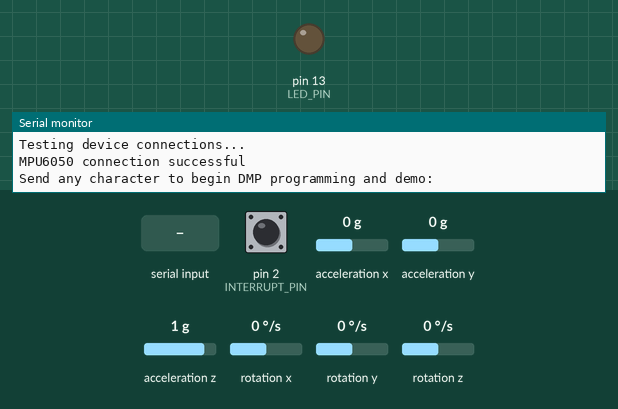
This sketch was run on a simulated Arduino Leonardo, built with avr-gcc and run on an emulated ATmega32U4. Parts: output pins drawn as LEDs (lit = HIGH), the last lines printed to the serial monitor. Dashed ring = blinking. The inputs (shaded band) are chosen by the test bench; at power-on: acceleration x 0 g, acceleration y 0 g, acceleration z 1 g, rotation z 0 °/s, pin 2 (INTERRUPT_PIN) LOW, rotation x 0 °/s, rotation y 0 °/s. The sensor or clock chip raises its interrupt line as the real part does.

Above: at 0.8 s.
0.9 s: "1\n" received over Serial
At 2.17 s:
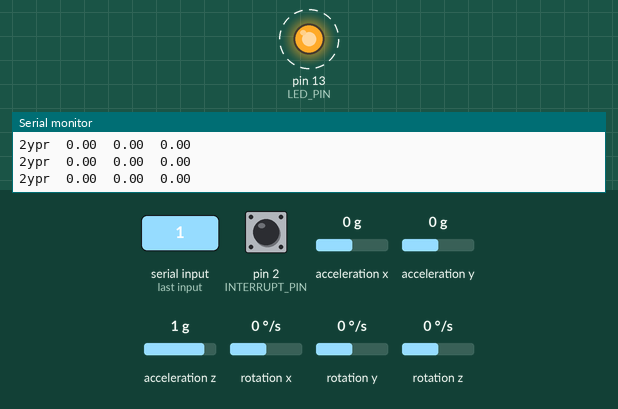
3.9 s: acceleration x set to -1.4 g
6.9 s: acceleration y set to -1.4 g
9.9 s: acceleration z set to -1.4 g
12.9 s: rotation z set to -100 °/s
Timing chart, 0 to 16.9 s (numbered marks = the images above; inputs shaded):
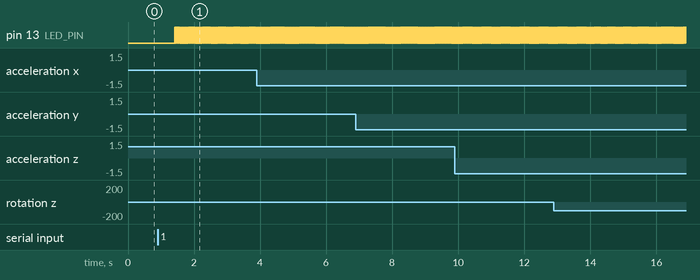

Measured:
- after the input at 0.9 s, pin 13 (LED_PIN): alternates HIGH for 0.01 s and LOW for 0.01 s, starting after 0.52 s

The sketch:

rawmpudmp.ino
```cpp
// I2C device class (I2Cdev) demonstration Arduino sketch for MPU6050 class using DMP (MotionApps v2.0)
// 6/21/2012 by Jeff Rowberg <jeff@rowberg.net>
// Updates should (hopefully) always be available at https://github.com/jrowberg/i2cdevlib
//
// Changelog:
//      2013-05-08 - added seamless Fastwire support
//                 - added note about gyro calibration
//      2012-06-21 - added note about Arduino 1.0.1 + Leonardo compatibility error
//      2012-06-20 - improved FIFO overflow handling and simplified read process
//      2012-06-19 - completely rearranged DMP initialization code and simplification
//      2012-06-13 - pull gyro and accel data from FIFO packet instead of reading directly
//      2012-06-09 - fix broken FIFO read sequence and change interrupt detection to RISING
//      2012-06-05 - add gravity-compensated initial reference frame acceleration output
//                 - add 3D math helper file to DMP6 example sketch
//                 - add Euler output and Yaw/Pitch/Roll output formats
//      2012-06-04 - remove accel offset clearing for better results (thanks Sungon Lee)
//      2012-06-01 - fixed gyro sensitivity to be 2000 deg/sec instead of 250
//      2012-05-30 - basic DMP initialization working

/* ============================================
I2Cdev device library code is placed under the MIT license
Copyright (c) 2012 Jeff Rowberg

Permission is hereby granted, free of charge, to any person obtaining a copy
of this software and associated documentation files (the "Software"), to deal
in the Software without restriction, including without limitation the rights
to use, copy, modify, merge, publish, distribute, sublicense, and/or sell
copies of the Software, and to permit persons to whom the Software is
furnished to do so, subject to the following conditions:

The above copyright notice and this permission notice shall be included in
all copies or substantial portions of the Software.

THE SOFTWARE IS PROVIDED "AS IS", WITHOUT WARRANTY OF ANY KIND, EXPRESS OR
IMPLIED, INCLUDING BUT NOT LIMITED TO THE WARRANTIES OF MERCHANTABILITY,
FITNESS FOR A PARTICULAR PURPOSE AND NONINFRINGEMENT. IN NO EVENT SHALL THE
AUTHORS OR COPYRIGHT HOLDERS BE LIABLE FOR ANY CLAIM, DAMAGES OR OTHER
LIABILITY, WHETHER IN AN ACTION OF CONTRACT, TORT OR OTHERWISE, ARISING FROM,
OUT OF OR IN CONNECTION WITH THE SOFTWARE OR THE USE OR OTHER DEALINGS IN
THE SOFTWARE.
===============================================
*/

// I2Cdev and MPU6050 must be installed as libraries, or else the .cpp/.h files
// for both classes must be in the include path of your project
#include "I2Cdev.h"

#include "MPU6050_6Axis_MotionApps20.h"
//#include "MPU6050.h" // not necessary if using MotionApps include file

// Arduino Wire library is required if I2Cdev I2CDEV_ARDUINO_WIRE implementation
// is used in I2Cdev.h
#if I2CDEV_IMPLEMENTATION == I2CDEV_ARDUINO_WIRE
    #include "Wire.h"
#endif

// class default I2C address is 0x68
// specific I2C addresses may be passed as a parameter here
// AD0 low = 0x68 (default for SparkFun breakout and InvenSense evaluation board)
// AD0 high = 0x69
MPU6050 mpu;
//MPU6050 mpu(0x69); // <-- use for AD0 high

/* =========================================================================
   NOTE: In addition to connection 3.3v, GND, SDA, and SCL, this sketch
   depends on the MPU-6050's INT pin being connected to the Arduino's
   external interrupt #0 pin. On the Arduino Uno and Mega 2560, this is
   digital I/O pin 2.
 * ========================================================================= */

/* =========================================================================
   NOTE: Arduino v1.0.1 with the Leonardo board generates a compile error
   when using Serial.write(buf, len). The Teapot output uses this method.
   The solution requires a modification to the Arduino USBAPI.h file, which
   is fortunately simple, but annoying. This will be fixed in the next IDE
   release. For more info, see these links:

   http://arduino.cc/forum/index.php/topic,109987.0.html
   http://code.google.com/p/arduino/issues/detail?id=958
 * ========================================================================= */


// uncomment "OUTPUT_READABLE_QUATERNION" if you want to see the actual
// quaternion components in a [w, x, y, z] format (not best for parsing
// on a remote host such as Processing or something though)
//#define OUTPUT_READABLE_QUATERNION

// uncomment "OUTPUT_READABLE_EULER" if you want to see Euler angles
// (in degrees) calculated from the quaternions coming from the FIFO.
// Note that Euler angles suffer from gimbal lock (for more info, see
// http://en.wikipedia.org/wiki/Gimbal_lock)
//#define OUTPUT_READABLE_EULER

// uncomment "OUTPUT_READABLE_YAWPITCHROLL" if you want to see the yaw/
// pitch/roll angles (in degrees) calculated from the quaternions coming
// from the FIFO. Note this also requires gravity vector calculations.
// Also note that yaw/pitch/roll angles suffer from gimbal lock (for
// more info, see: http://en.wikipedia.org/wiki/Gimbal_lock)
#define OUTPUT_READABLE_YAWPITCHROLL

// uncomment "OUTPUT_READABLE_REALACCEL" if you want to see acceleration
// components with gravity removed. This acceleration reference frame is
// not compensated for orientation, so +X is always +X according to the
// sensor, just without the effects of gravity. If you want acceleration
// compensated for orientation, us OUTPUT_READABLE_WORLDACCEL instead.
//#define OUTPUT_READABLE_REALACCEL

// uncomment "OUTPUT_READABLE_WORLDACCEL" if you want to see acceleration
// components with gravity removed and adjusted for the world frame of
// reference (yaw is relative to initial orientation, since no magnetometer
// is present in this case). Could be quite handy in some cases.
//#define OUTPUT_READABLE_WORLDACCEL

// uncomment "OUTPUT_TEAPOT" if you want output that matches the
// format used for the InvenSense teapot demo
//#define OUTPUT_TEAPOT


#define INTERRUPT_PIN 2  // use pin 2 on Arduino Uno & most boards
#define LED_PIN 13 // (Arduino is 13, Teensy is 11, Teensy++ is 6)
bool blinkState = false;

// MPU control/status vars
bool dmpReady = false;  // set true if DMP init was successful
uint8_t mpuIntStatus;   // holds actual interrupt status byte from MPU
uint8_t devStatus;      // return status after each device operation (0 = success, !0 = error)
uint16_t packetSize;    // expected DMP packet size (default is 42 bytes)
uint16_t fifoCount;     // count of all bytes currently in FIFO
uint8_t fifoBuffer[64]; // FIFO storage buffer

// orientation/motion vars
Quaternion q;           // [w, x, y, z]         quaternion container
VectorInt16 aa;         // [x, y, z]            accel sensor measurements
VectorInt16 aaReal;     // [x, y, z]            gravity-free accel sensor measurements
VectorInt16 aaWorld;    // [x, y, z]            world-frame accel sensor measurements
VectorFloat gravity;    // [x, y, z]            gravity vector
float euler[3];         // [psi, theta, phi]    Euler angle container
float ypr[3];           // [yaw, pitch, roll]   yaw/pitch/roll container and gravity vector

// packet structure for InvenSense teapot demo
uint8_t teapotPacket[14] = { '$', 0x02, 0,0, 0,0, 0,0, 0,0, 0x00, 0x00, '\r', '\n' };


// ================================================================
// ===               INTERRUPT DETECTION ROUTINE                ===
// ================================================================

volatile bool mpuInterrupt = false;     // indicates whether MPU interrupt pin has gone high
void dmpDataReady() {
    mpuInterrupt = true;
}


// ================================================================
// ===                      INITIAL SETUP                       ===
// ================================================================

void setup() {
    // join I2C bus (I2Cdev library doesn't do this automatically)
    #if I2CDEV_IMPLEMENTATION == I2CDEV_ARDUINO_WIRE
        Wire.begin();
        Wire.setClock(400000); // 400kHz I2C clock. Comment this line if having compilation difficulties
    #elif I2CDEV_IMPLEMENTATION == I2CDEV_BUILTIN_FASTWIRE
        Fastwire::setup(400, true);
    #endif

    // initialize serial communication
    // (115200 chosen because it is required for Teapot Demo output, but it's
    // really up to you depending on your project)
    Serial.begin(115200);
    while (!Serial); // wait for Leonardo enumeration, others continue immediately

    // NOTE: 8MHz or slower host processors, like the Teensy @ 3.3v or Ardunio
    // Pro Mini running at 3.3v, cannot handle this baud rate reliably due to
    // the baud timing being too misaligned with processor ticks. You must use
    // 38400 or slower in these cases, or use some kind of external separate
    // crystal solution for the UART timer.

    // initialize device
    Serial.println(F("Initializing I2C devices..."));
    mpu.initialize();
    pinMode(INTERRUPT_PIN, INPUT);

    // verify connection
    Serial.println(F("Testing device connections..."));
    Serial.println(mpu.testConnection() ? F("MPU6050 connection successful") : F("MPU6050 connection failed"));

    // wait for ready
    Serial.println(F("\nSend any character to begin DMP programming and demo: "));
    while (Serial.available() && Serial.read()); // empty buffer
    while (!Serial.available());                 // wait for data
    while (Serial.available() && Serial.read()); // empty buffer again

    // load and configure the DMP
    Serial.println(F("Initializing DMP..."));
    devStatus = mpu.dmpInitialize();

    // supply your own gyro offsets here, scaled for min sensitivity
    mpu.setXGyroOffset(220);
    mpu.setYGyroOffset(76);
    mpu.setZGyroOffset(-85);
    mpu.setZAccelOffset(1788); // 1688 factory default for my test chip

    // make sure it worked (returns 0 if so)
    if (devStatus == 0) {
        // turn on the DMP, now that it's ready
        Serial.println(F("Enabling DMP..."));
        mpu.setDMPEnabled(true);

        // enable Arduino interrupt detection
        Serial.println(F("Enabling interrupt detection (Arduino external interrupt 0)..."));
        attachInterrupt(digitalPinToInterrupt(INTERRUPT_PIN), dmpDataReady, RISING);
        mpuIntStatus = mpu.getIntStatus();

        // set our DMP Ready flag so the main loop() function knows it's okay to use it
        Serial.println(F("DMP ready! Waiting for first interrupt..."));
        dmpReady = true;

        // get expected DMP packet size for later comparison
        packetSize = mpu.dmpGetFIFOPacketSize();
    } else {
        // ERROR!
        // 1 = initial memory load failed
        // 2 = DMP configuration updates failed
        // (if it's going to break, usually the code will be 1)
        Serial.print(F("DMP Initialization failed (code "));
        Serial.print(devStatus);
        Serial.println(F(")"));
    }

    // configure LED for output
    pinMode(LED_PIN, OUTPUT);
}


// ================================================================
// ===                    MAIN PROGRAM LOOP                     ===
// ================================================================

void loop() {
    // if programming failed, don't try to do anything
    if (!dmpReady) return;

    // wait for MPU interrupt or extra packet(s) available
    while (!mpuInterrupt && fifoCount < packetSize) {

        Serial.print("program");

    }

    // reset interrupt flag and get INT_STATUS byte
    mpuInterrupt = false;
    mpuIntStatus = mpu.getIntStatus();

    // get current FIFO count
    fifoCount = mpu.getFIFOCount();

    // check for overflow (this should never happen unless our code is too inefficient)
    if ((mpuIntStatus & 0x10) || fifoCount == 1024) {
        // reset so we can continue cleanly
        mpu.resetFIFO();
        Serial.println(F("FIFO overflow!"));

    // otherwise, check for DMP data ready interrupt (this should happen frequently)
    } else if (mpuIntStatus & 0x02) {
        // wait for correct available data length, should be a VERY short wait
        while (fifoCount < packetSize) fifoCount = mpu.getFIFOCount();

        // read a packet from FIFO
        mpu.getFIFOBytes(fifoBuffer, packetSize);

        // track FIFO count here in case there is > 1 packet available
        // (this lets us immediately read more without waiting for an interrupt)
        fifoCount -= packetSize;

        #ifdef OUTPUT_READABLE_QUATERNION
            // display quaternion values in easy matrix form: w x y z
            mpu.dmpGetQuaternion(&q, fifoBuffer);
            Serial.print("quat\t");
            Serial.print(q.w);
            Serial.print("\t");
            Serial.print(q.x);
            Serial.print("\t");
            Serial.print(q.y);
            Serial.print("\t");
            Serial.println(q.z);
        #endif

        #ifdef OUTPUT_READABLE_EULER
            // display Euler angles in degrees
            mpu.dmpGetQuaternion(&q, fifoBuffer);
            mpu.dmpGetEuler(euler, &q);
            Serial.print("euler\t");
            Serial.print(euler[0] * 180/M_PI);
            Serial.print("\t");
            Serial.print(euler[1] * 180/M_PI);
            Serial.print("\t");
            Serial.println(euler[2] * 180/M_PI);
        #endif

        #ifdef OUTPUT_READABLE_YAWPITCHROLL
            // display Euler angles in degrees
            mpu.dmpGetQuaternion(&q, fifoBuffer);
            mpu.dmpGetGravity(&gravity, &q);
            mpu.dmpGetYawPitchRoll(ypr, &q, &gravity);
            Serial.print("ypr\t");
            Serial.print(ypr[0] * 180/M_PI);
            Serial.print("\t");
            Serial.print(ypr[1] * 180/M_PI);
            Serial.print("\t");
            Serial.print(ypr[2] * 180/M_PI);
            Serial.print("\n");

            mpuIntStatus = mpu.getIntStatus();
            Serial.print(mpuIntStatus);

        #endif

        #ifdef OUTPUT_READABLE_REALACCEL
            // display real acceleration, adjusted to remove gravity
            mpu.dmpGetQuaternion(&q, fifoBuffer);
            mpu.dmpGetAccel(&aa, fifoBuffer);
            mpu.dmpGetGravity(&gravity, &q);
            mpu.dmpGetLinearAccel(&aaReal, &aa, &gravity);
            Serial.print("areal\t");
            Serial.print(aaReal.x);
            Serial.print("\t");
            Serial.print(aaReal.y);
            Serial.print("\t");
            Serial.println(aaReal.z);
        #endif

        #ifdef OUTPUT_READABLE_WORLDACCEL
            // display initial world-frame acceleration, adjusted to remove gravity
            // and rotated based on known orientation from quaternion
            mpu.dmpGetQuaternion(&q, fifoBuffer);
            mpu.dmpGetAccel(&aa, fifoBuffer);
            mpu.dmpGetGravity(&gravity, &q);
            mpu.dmpGetLinearAccel(&aaReal, &aa, &gravity);
            mpu.dmpGetLinearAccelInWorld(&aaWorld, &aaReal, &q);
            Serial.print("aworld\t");
            Serial.print(aaWorld.x);
            Serial.print("\t");
            Serial.print(aaWorld.y);
            Serial.print("\t");
            Serial.println(aaWorld.z);
        #endif

        #ifdef OUTPUT_TEAPOT
            // display quaternion values in InvenSense Teapot demo format:
            teapotPacket[2] = fifoBuffer[0];
            teapotPacket[3] = fifoBuffer[1];
            teapotPacket[4] = fifoBuffer[4];
            teapotPacket[5] = fifoBuffer[5];
            teapotPacket[6] = fifoBuffer[8];
            teapotPacket[7] = fifoBuffer[9];
            teapotPacket[8] = fifoBuffer[12];
            teapotPacket[9] = fifoBuffer[13];
            Serial.write(teapotPacket, 14);
            teapotPacket[11]++; // packetCount, loops at 0xFF on purpose
        #endif

        // blink LED to indicate activity
        blinkState = !blinkState;
        digitalWrite(LED_PIN, blinkState);
    }
}
```
